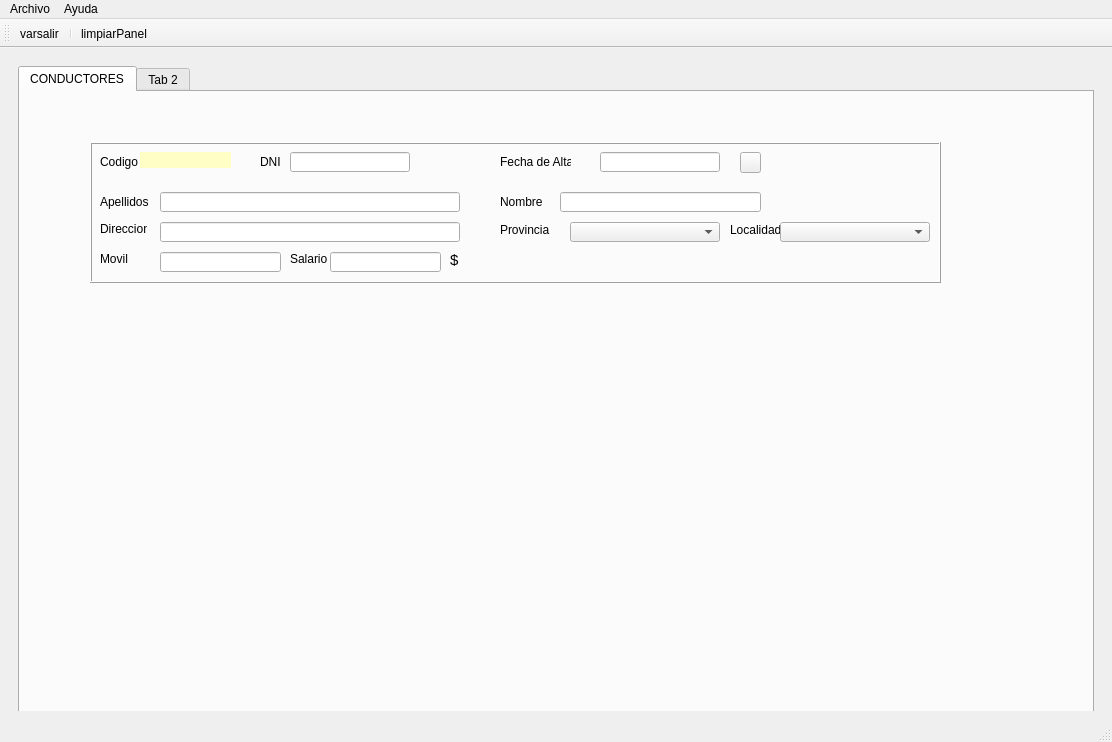
<?xml version="1.0" encoding="UTF-8"?>
<ui version="4.0">
 <class>MainWindow</class>
 <widget class="QMainWindow" name="MainWindow">
  <property name="geometry">
   <rect>
    <x>0</x>
    <y>0</y>
    <width>1112</width>
    <height>742</height>
   </rect>
  </property>
  <property name="sizePolicy">
   <sizepolicy hsizetype="Expanding" vsizetype="Expanding">
    <horstretch>0</horstretch>
    <verstretch>0</verstretch>
   </sizepolicy>
  </property>
  <property name="minimumSize">
   <size>
    <width>800</width>
    <height>600</height>
   </size>
  </property>
  <property name="maximumSize">
   <size>
    <width>1920</width>
    <height>1080</height>
   </size>
  </property>
  <property name="windowTitle">
   <string>CarTeis</string>
  </property>
  <property name="windowIcon">
   <iconset>
    <normaloff>../../.designer/backup/img/icono.ico</normaloff>../../.designer/backup/img/icono.ico</iconset>
  </property>
  <widget class="QWidget" name="centralwidget">
   <layout class="QGridLayout" name="gridLayout_3">
    <item row="1" column="0">
     <widget class="QFrame" name="gridFrame">
      <layout class="QGridLayout" name="gridLayout">
       <item row="0" column="0">
        <widget class="QTabWidget" name="mainTab">
         <property name="minimumSize">
          <size>
           <width>980</width>
           <height>700</height>
          </size>
         </property>
         <property name="styleSheet">
          <string notr="true"/>
         </property>
         <property name="currentIndex">
          <number>0</number>
         </property>
         <widget class="QWidget" name="tabDrivers">
          <property name="sizePolicy">
           <sizepolicy hsizetype="Preferred" vsizetype="Preferred">
            <horstretch>0</horstretch>
            <verstretch>0</verstretch>
           </sizepolicy>
          </property>
          <attribute name="title">
           <string>CONDUCTORES</string>
          </attribute>
          <widget class="QFrame" name="frame">
           <property name="geometry">
            <rect>
             <x>70</x>
             <y>50</y>
             <width>851</width>
             <height>141</height>
            </rect>
           </property>
           <property name="styleSheet">
            <string notr="true"/>
           </property>
           <property name="frameShape">
            <enum>QFrame::Box</enum>
           </property>
           <property name="frameShadow">
            <enum>QFrame::Raised</enum>
           </property>
           <widget class="QLabel" name="lblapellidos">
            <property name="geometry">
             <rect>
              <x>10</x>
              <y>50</y>
              <width>60</width>
              <height>20</height>
             </rect>
            </property>
            <property name="minimumSize">
             <size>
              <width>60</width>
              <height>20</height>
             </size>
            </property>
            <property name="text">
             <string>Apellidos</string>
            </property>
           </widget>
           <widget class="QLineEdit" name="txtapellidos">
            <property name="geometry">
             <rect>
              <x>70</x>
              <y>50</y>
              <width>300</width>
              <height>20</height>
             </rect>
            </property>
            <property name="minimumSize">
             <size>
              <width>300</width>
              <height>20</height>
             </size>
            </property>
           </widget>
           <widget class="QLabel" name="lblcodigo">
            <property name="geometry">
             <rect>
              <x>10</x>
              <y>10</y>
              <width>50</width>
              <height>20</height>
             </rect>
            </property>
            <property name="minimumSize">
             <size>
              <width>50</width>
              <height>20</height>
             </size>
            </property>
            <property name="text">
             <string>Codigo</string>
            </property>
           </widget>
           <widget class="QLabel" name="lblcodigoDB">
            <property name="geometry">
             <rect>
              <x>50</x>
              <y>10</y>
              <width>91</width>
              <height>16</height>
             </rect>
            </property>
            <property name="styleSheet">
             <string notr="true">background:  rgb(255, 254, 196)</string>
            </property>
            <property name="text">
             <string/>
            </property>
            <property name="alignment">
             <set>Qt::AlignCenter</set>
            </property>
           </widget>
           <widget class="QLabel" name="lblDNI">
            <property name="geometry">
             <rect>
              <x>170</x>
              <y>10</y>
              <width>50</width>
              <height>20</height>
             </rect>
            </property>
            <property name="minimumSize">
             <size>
              <width>50</width>
              <height>20</height>
             </size>
            </property>
            <property name="text">
             <string>DNI</string>
            </property>
           </widget>
           <widget class="QLineEdit" name="txtDNI">
            <property name="geometry">
             <rect>
              <x>200</x>
              <y>10</y>
              <width>120</width>
              <height>20</height>
             </rect>
            </property>
            <property name="minimumSize">
             <size>
              <width>120</width>
              <height>20</height>
             </size>
            </property>
            <property name="alignment">
             <set>Qt::AlignCenter</set>
            </property>
           </widget>
           <widget class="QLabel" name="lblcodigo_2">
            <property name="geometry">
             <rect>
              <x>410</x>
              <y>50</y>
              <width>50</width>
              <height>20</height>
             </rect>
            </property>
            <property name="minimumSize">
             <size>
              <width>50</width>
              <height>20</height>
             </size>
            </property>
            <property name="text">
             <string>Nombre</string>
            </property>
           </widget>
           <widget class="QLineEdit" name="txtnombre">
            <property name="geometry">
             <rect>
              <x>470</x>
              <y>50</y>
              <width>201</width>
              <height>20</height>
             </rect>
            </property>
            <property name="minimumSize">
             <size>
              <width>0</width>
              <height>20</height>
             </size>
            </property>
           </widget>
           <widget class="QLabel" name="lblcodigo_3">
            <property name="geometry">
             <rect>
              <x>410</x>
              <y>10</y>
              <width>71</width>
              <height>20</height>
             </rect>
            </property>
            <property name="minimumSize">
             <size>
              <width>50</width>
              <height>20</height>
             </size>
            </property>
            <property name="text">
             <string>Fecha de Alta</string>
            </property>
           </widget>
           <widget class="QLineEdit" name="txtfecha">
            <property name="geometry">
             <rect>
              <x>510</x>
              <y>10</y>
              <width>120</width>
              <height>20</height>
             </rect>
            </property>
            <property name="minimumSize">
             <size>
              <width>120</width>
              <height>20</height>
             </size>
            </property>
            <property name="alignment">
             <set>Qt::AlignCenter</set>
            </property>
           </widget>
           <widget class="QPushButton" name="btnCalendario">
            <property name="geometry">
             <rect>
              <x>650</x>
              <y>10</y>
              <width>21</width>
              <height>21</height>
             </rect>
            </property>
            <property name="text">
             <string/>
            </property>
            <property name="icon">
             <iconset>
              <normaloff>img/calendarday_January_month_calendari_1584.ico</normaloff>img/calendarday_January_month_calendari_1584.ico</iconset>
            </property>
           </widget>
           <widget class="QLabel" name="lblValidarDNI">
            <property name="geometry">
             <rect>
              <x>330</x>
              <y>10</y>
              <width>31</width>
              <height>21</height>
             </rect>
            </property>
            <property name="minimumSize">
             <size>
              <width>0</width>
              <height>0</height>
             </size>
            </property>
            <property name="maximumSize">
             <size>
              <width>60</width>
              <height>30</height>
             </size>
            </property>
            <property name="font">
             <font>
              <family>Arial Black</family>
              <pointsize>14</pointsize>
              <weight>75</weight>
              <bold>true</bold>
             </font>
            </property>
            <property name="text">
             <string/>
            </property>
            <property name="alignment">
             <set>Qt::AlignCenter</set>
            </property>
           </widget>
           <widget class="QLabel" name="lbldir">
            <property name="geometry">
             <rect>
              <x>10</x>
              <y>80</y>
              <width>47</width>
              <height>13</height>
             </rect>
            </property>
            <property name="text">
             <string>Direccion: </string>
            </property>
           </widget>
           <widget class="QLineEdit" name="txtdir">
            <property name="geometry">
             <rect>
              <x>70</x>
              <y>80</y>
              <width>300</width>
              <height>20</height>
             </rect>
            </property>
            <property name="minimumSize">
             <size>
              <width>300</width>
              <height>20</height>
             </size>
            </property>
           </widget>
           <widget class="QLabel" name="lblmovil">
            <property name="geometry">
             <rect>
              <x>10</x>
              <y>110</y>
              <width>47</width>
              <height>13</height>
             </rect>
            </property>
            <property name="text">
             <string>Movil</string>
            </property>
           </widget>
           <widget class="QLineEdit" name="txtmovil">
            <property name="geometry">
             <rect>
              <x>70</x>
              <y>110</y>
              <width>121</width>
              <height>20</height>
             </rect>
            </property>
            <property name="minimumSize">
             <size>
              <width>0</width>
              <height>20</height>
             </size>
            </property>
           </widget>
           <widget class="QLabel" name="lblmovil_2">
            <property name="geometry">
             <rect>
              <x>640</x>
              <y>80</y>
              <width>51</width>
              <height>16</height>
             </rect>
            </property>
            <property name="text">
             <string>Localidad</string>
            </property>
           </widget>
           <widget class="QComboBox" name="cmblocalidad">
            <property name="geometry">
             <rect>
              <x>690</x>
              <y>80</y>
              <width>150</width>
              <height>20</height>
             </rect>
            </property>
            <property name="minimumSize">
             <size>
              <width>150</width>
              <height>20</height>
             </size>
            </property>
            <property name="maximumSize">
             <size>
              <width>150</width>
              <height>20</height>
             </size>
            </property>
           </widget>
           <widget class="QLabel" name="lblmovil_3">
            <property name="geometry">
             <rect>
              <x>410</x>
              <y>80</y>
              <width>51</width>
              <height>16</height>
             </rect>
            </property>
            <property name="text">
             <string>Provincia</string>
            </property>
           </widget>
           <widget class="QComboBox" name="cmbprovincia">
            <property name="geometry">
             <rect>
              <x>480</x>
              <y>80</y>
              <width>150</width>
              <height>20</height>
             </rect>
            </property>
            <property name="minimumSize">
             <size>
              <width>150</width>
              <height>20</height>
             </size>
            </property>
            <property name="maximumSize">
             <size>
              <width>150</width>
              <height>20</height>
             </size>
            </property>
           </widget>
           <widget class="QLabel" name="lblmovil_4">
            <property name="geometry">
             <rect>
              <x>200</x>
              <y>110</y>
              <width>47</width>
              <height>13</height>
             </rect>
            </property>
            <property name="text">
             <string>Salario</string>
            </property>
           </widget>
           <widget class="QLineEdit" name="txtsalario">
            <property name="geometry">
             <rect>
              <x>240</x>
              <y>110</y>
              <width>111</width>
              <height>20</height>
             </rect>
            </property>
            <property name="minimumSize">
             <size>
              <width>0</width>
              <height>20</height>
             </size>
            </property>
           </widget>
           <widget class="QLabel" name="lbldolar">
            <property name="geometry">
             <rect>
              <x>360</x>
              <y>110</y>
              <width>16</width>
              <height>16</height>
             </rect>
            </property>
            <property name="font">
             <font>
              <pointsize>11</pointsize>
             </font>
            </property>
            <property name="text">
             <string>$</string>
            </property>
           </widget>
          </widget>
         </widget>
         <widget class="QWidget" name="tab_2">
          <attribute name="title">
           <string>Tab 2</string>
          </attribute>
          <widget class="QLabel" name="label_2">
           <property name="geometry">
            <rect>
             <x>120</x>
             <y>90</y>
             <width>131</width>
             <height>16</height>
            </rect>
           </property>
           <property name="text">
            <string>Esta es la pestaña 2</string>
           </property>
          </widget>
         </widget>
        </widget>
       </item>
      </layout>
     </widget>
    </item>
   </layout>
  </widget>
  <widget class="QMenuBar" name="menubar">
   <property name="geometry">
    <rect>
     <x>0</x>
     <y>0</y>
     <width>1112</width>
     <height>21</height>
    </rect>
   </property>
   <widget class="QMenu" name="menuArchivo">
    <property name="title">
     <string>Archivo</string>
    </property>
    <addaction name="actionSalir"/>
   </widget>
   <widget class="QMenu" name="menuHelp">
    <property name="title">
     <string>Ayuda</string>
    </property>
    <addaction name="actionAcercaDe"/>
   </widget>
   <addaction name="menuArchivo"/>
   <addaction name="menuHelp"/>
  </widget>
  <widget class="QStatusBar" name="statusbar"/>
  <widget class="QToolBar" name="toolBar">
   <property name="windowTitle">
    <string>toolBar</string>
   </property>
   <property name="iconSize">
    <size>
     <width>20</width>
     <height>20</height>
    </size>
   </property>
   <attribute name="toolBarArea">
    <enum>TopToolBarArea</enum>
   </attribute>
   <attribute name="toolBarBreak">
    <bool>false</bool>
   </attribute>
   <addaction name="actionvarsalir"/>
   <addaction name="separator"/>
   <addaction name="actionlimpiarPanel"/>
  </widget>
  <action name="actionSalir">
   <property name="text">
    <string>Salir</string>
   </property>
  </action>
  <action name="actionAcercaDe">
   <property name="text">
    <string>Acerca de...</string>
   </property>
  </action>
  <action name="actionvarsalir">
   <property name="icon">
    <iconset>
     <normaloff>img/logout_90894.ico</normaloff>img/logout_90894.ico</iconset>
   </property>
   <property name="text">
    <string>varsalir</string>
   </property>
  </action>
  <action name="actionlimpiarPanel">
   <property name="icon">
    <iconset>
     <normaloff>img/reload_11067.ico</normaloff>img/reload_11067.ico</iconset>
   </property>
   <property name="text">
    <string>limpiarPanel</string>
   </property>
  </action>
 </widget>
 <tabstops>
  <tabstop>txtDNI</tabstop>
  <tabstop>txtfecha</tabstop>
  <tabstop>btnCalendario</tabstop>
  <tabstop>txtapellidos</tabstop>
  <tabstop>txtnombre</tabstop>
  <tabstop>txtdir</tabstop>
  <tabstop>cmbprovincia</tabstop>
  <tabstop>cmblocalidad</tabstop>
  <tabstop>txtmovil</tabstop>
  <tabstop>txtsalario</tabstop>
 </tabstops>
 <resources/>
 <connections/>
</ui>
